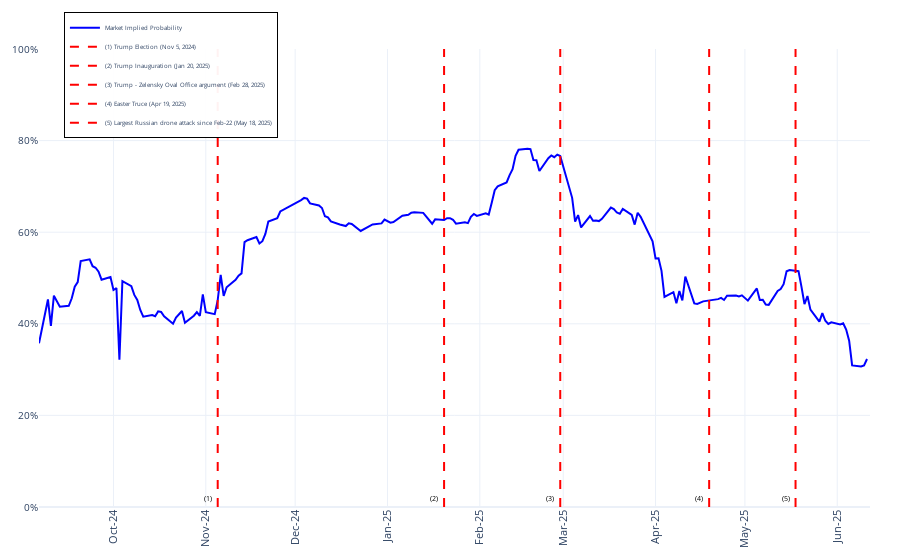

The notebook cell saved with this chart:
### Code cell
line_width = 2  # change this to make the line thicker/thinner
vline_width = 2
vline_color = 'red'
vline_color2 = 'red'
election_date = '2024-11-05'
TrumpInauguration = '2025-01-20'
TrumpVanceZelensky_talk = '2025-02-28'
EasterTruce = '2025-04-19'
MassiveDroneAttack = '2025-05-18'

# Your data
x_values = bond_data.index  
y_values = bond_data['Probability']

# Build figure
fig = go.Figure()

# Main probability line
fig.add_trace(go.Scatter(
    x=x_values,
    y=y_values,
    mode='lines',
    name='Market Implied Probability',
    showlegend=True,
    line=dict(color='blue', width=line_width)
))

# Vertical line as a separate trace so it appears in the legend
fig.add_trace(go.Scatter(
    x=[election_date, election_date],
    y=[0, 100],
    mode='lines',
    name='(1) Trump Election (Nov 5, 2024)',
    showlegend=True,
    line=dict(color=vline_color, width=vline_width, dash='dash')
))

fig.add_trace(go.Scatter(
    x=[TrumpInauguration, TrumpInauguration],
    y=[0, 100],
    mode='lines',
    name='(2) Trump Inauguration (Jan 20, 2025)',
    showlegend=True,
    line=dict(color=vline_color, width=vline_width, dash='dash')
))

fig.add_trace(go.Scatter(
    x=[TrumpVanceZelensky_talk, TrumpVanceZelensky_talk],
    y=[0, 100],
    mode='lines',
    name="(3) Trump - Zelensky Oval Office argument (Feb 28, 2025)",
    showlegend=True,
    line=dict(color=vline_color, width=vline_width, dash='dash')
))

fig.add_trace(go.Scatter(
    x=[EasterTruce, EasterTruce],
    y=[0, 100],
    mode='lines',
    name="(4) Easter Truce (Apr 19, 2025)",
    showlegend=True,
    line=dict(color=vline_color, width=vline_width, dash='dash')
))

fig.add_trace(go.Scatter(
    x=[MassiveDroneAttack, MassiveDroneAttack],
    y=[0, 100],
    mode='lines',
    name="(5) Largest Russian drone attack since Feb-22 (May 18, 2025)",
    showlegend=True,
    line=dict(color=vline_color, width=vline_width, dash='dash')
))

annotations = [
    (election_date, "(1)"),
    (TrumpInauguration, "(2)"),
    (TrumpVanceZelensky_talk, "(3)"),
    (EasterTruce, "(4)"),
    (MassiveDroneAttack, "(5)")
]

for x, label in annotations:
    fig.add_trace(go.Scatter(
        x=[pd.to_datetime(x)-pd.Timedelta(days=2)],
        y=[2.5],  # Y-position for the annotation
        mode='text',
        text=[label],
        textposition='bottom left',
        showlegend=False,
        textfont=dict(size=7, color='black')
    ))

fig.update_layout(
    template='plotly_white',
    xaxis=dict(
        tickangle=270,
        tickfont=dict(size=11),
        tickmode='auto',
        nticks=10,
        tickformat='%b-%y' 

    ),
    yaxis=dict(
        range=[0, 100],  
        ticksuffix='%',
        tickfont=dict(size=10)
    ),
    legend=dict(
        # Put it inside the plotting area
        x=0.03,             # near the right
        y=1.08,             # near the top
        xanchor='left',
        yanchor='top',
        bgcolor='rgba(255,255,255,0.95)',  # semi-transparent white bg
        bordercolor='black',
        borderwidth=1,
        font=dict(size=6)
    ),
    margin=dict(l=30, r=30, t=30, b=30)
)

# Export to PDF (with kaleido) and show
#fig.write_image("Probability.pdf", format='pdf')
fig.show()

### Figure 1 — Plotly figure (JSON) as saved in the notebook; plotly's stock layout.template omitted (floating-point values rounded to 4 significant figures; data arrays with more than 128 entries replaced by an {"elided": "..."} marker saying what was removed)
{"data": [{"line": {"color": "blue", "width": 2}, "mode": "lines", "name": "Market Implied Probability", "showlegend": true, "type": "scatter", "x": {"elided": "193 str values"}, "y": {"elided": "193 float values"}}, {"line": {"color": "red", "dash": "dash", "width": 2}, "mode": "lines", "name": "(1) Trump Election (Nov 5, 2024)", "showlegend": true, "type": "scatter", "x": ["2024-11-05", "2024-11-05"], "y": [0, 100]}, {"line": {"color": "red", "dash": "dash", "width": 2}, "mode": "lines", "name": "(2) Trump Inauguration (Jan 20, 2025)", "showlegend": true, "type": "scatter", "x": ["2025-01-20", "2025-01-20"], "y": [0, 100]}, {"line": {"color": "red", "dash": "dash", "width": 2}, "mode": "lines", "name": "(3) Trump - Zelensky Oval Office argument (Feb 28, 2025)", "showlegend": true, "type": "scatter", "x": ["2025-02-28", "2025-02-28"], "y": [0, 100]}, {"line": {"color": "red", "dash": "dash", "width": 2}, "mode": "lines", "name": "(4) Easter Truce (Apr 19, 2025)", "showlegend": true, "type": "scatter", "x": ["2025-04-19", "2025-04-19"], "y": [0, 100]}, {"line": {"color": "red", "dash": "dash", "width": 2}, "mode": "lines", "name": "(5) Largest Russian drone attack since Feb-22 (May 18, 2025)", "showlegend": true, "type": "scatter", "x": ["2025-05-18", "2025-05-18"], "y": [0, 100]}, {"mode": "text", "showlegend": false, "text": ["(1)"], "textfont": {"color": "black", "size": 7}, "textposition": "bottom left", "type": "scatter", "x": ["2024-11-03T00:00:00"], "y": [2.5]}, {"mode": "text", "showlegend": false, "text": ["(2)"], "textfont": {"color": "black", "size": 7}, "textposition": "bottom left", "type": "scatter", "x": ["2025-01-18T00:00:00"], "y": [2.5]}, {"mode": "text", "showlegend": false, "text": ["(3)"], "textfont": {"color": "black", "size": 7}, "textposition": "bottom left", "type": "scatter", "x": ["2025-02-26T00:00:00"], "y": [2.5]}, {"mode": "text", "showlegend": false, "text": ["(4)"], "textfont": {"color": "black", "size": 7}, "textposition": "bottom left", "type": "scatter", "x": ["2025-04-17T00:00:00"], "y": [2.5]}, {"mode": "text", "showlegend": false, "text": ["(5)"], "textfont": {"color": "black", "size": 7}, "textposition": "bottom left", "type": "scatter", "x": ["2025-05-16T00:00:00"], "y": [2.5]}], "layout": {"legend": {"bgcolor": "rgba(255,255,255,0.95)", "bordercolor": "black", "borderwidth": 1, "font": {"size": 6}, "x": 0.03, "xanchor": "left", "y": 1.08, "yanchor": "top"}, "margin": {"b": 30, "l": 30, "r": 30, "t": 30}, "xaxis": {"nticks": 10, "tickangle": -90, "tickfont": {"size": 11}, "tickformat": "%b-%y", "tickmode": "auto"}, "yaxis": {"range": [0, 100], "tickfont": {"size": 10}, "ticksuffix": "%"}}}
